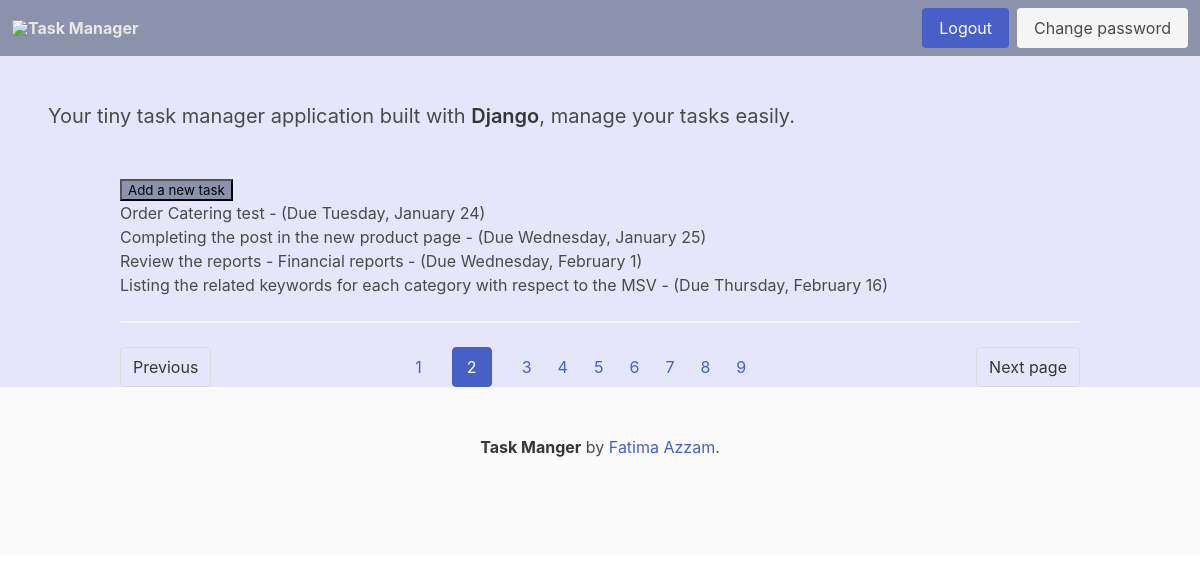
Screenshot of /tasks/2 (signed in) with the database file from the repository.
### task_app/models.py (models this page shows, shortened)
class TaskItem(models.Model):
    title = models.CharField(max_length=100)
    description = models.TextField(null=True, blank=True)
    created_date = models.DateTimeField(auto_now_add=True)
    start_date = models.DateTimeField(default=timezone.now)
    due_date = models.DateTimeField(default=one_week_hence)
    class Meta:
        ordering = ["due_date"]

### task_app/views.py (the view)
# urls.py: path("tasks/<int:page>", views.listing, name="task-by-page"),
@login_required
def listing(request, page):
    tasks = TaskItem.objects.all().order_by("due_date")
    paginator = Paginator(tasks, per_page=4)
    page_object = paginator.get_page(page)
    page_object.adjusted_elided_pages = paginator.get_elided_page_range(page)
    context = {"page_obj": page_object}
    return render(request, "task_app/index.html", context)

### task_app/templates/task_app/index.html (shortened to what this page needs)
{% extends "base.html" %}
{% block content %}
<p>
    <input
            value="Add a new task"
            type="button"
            onclick="location.href='{% url "task-add" %}'" style="background-color:#8C92AC;"/>
</p>
<ul>
   {% for task in page_obj %}
    <li >
       <div>
            <div
                    role="button"
                    onclick="location.href=
                        '{% url "item-update" task.id %}'">
                    {{ task.title }} -
                    (Due {{ task.due_date | date:"l, F j" }})
            </div>
        </div>
    </li>
    {% endfor %}
</ul>
<hr>
<nav class="pagination is-centered" role="navigation" aria-label="pagination">
     {% if page_obj.has_previous %}
          <a class="pagination-previous" href="{% url 'task-by-page' 1 %}" >
              Previous
          </a>
    {% endif%}
    {% if page_obj.has_next %}
          <a class="pagination-next" href="{% url 'task-by-page' page_obj.next_page_number %}">
              Next page
          </a>
    {% endif%}
  <ul class="pagination-list">
      {% for page_number in page_obj.paginator.page_range %}
        <li>
            <a
            href="{% url 'task-by-page' page_number %}"
            class="{% if page_number == page_obj.number %}pagination-link is-current{% endif %}"
            >
                {{page_number}}
            </a>
            <li><span class="pagination-ellipsis">  </span></li>
        </li>
    {% endfor %}
  </ul>
</nav>
{% endblock %}

### rows the page displays
TaskItem: title "Order Catering test", due_date "Tuesday, January 24"
TaskItem: title "Completing the post in the new product page", due_date "Wednesday, January 25"
TaskItem: title "Review the reports - Financial reports", due_date "Wednesday, February 1"
TaskItem: title "Listing the related keywords for each category with respect to the MSV", due_date "Thursday, February 16"

### other values shown
{{ page_number }} "1" "2" "3" "4" "5" "6" "7" "8" "9"
